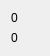
<?xml version="1.0" encoding="UTF-8"?>
<ui version="4.0">
 <class>SkillWidget</class>
 <widget class="QWidget" name="SkillWidget">
  <property name="geometry">
   <rect>
    <x>0</x>
    <y>0</y>
    <width>50</width>
    <height>50</height>
   </rect>
  </property>
  <property name="maximumSize">
   <size>
    <width>50</width>
    <height>50</height>
   </size>
  </property>
  <property name="windowTitle">
   <string>Form</string>
  </property>
  <property name="styleSheet">
   <string notr="true"/>
  </property>
  <layout class="QVBoxLayout" name="verticalLayout">
   <item>
    <widget class="QLabel" name="lblId">
     <property name="text">
      <string>0</string>
     </property>
    </widget>
   </item>
   <item>
    <widget class="QLabel" name="lblLevel">
     <property name="text">
      <string>0</string>
     </property>
    </widget>
   </item>
  </layout>
 </widget>
 <resources/>
 <connections/>
</ui>
